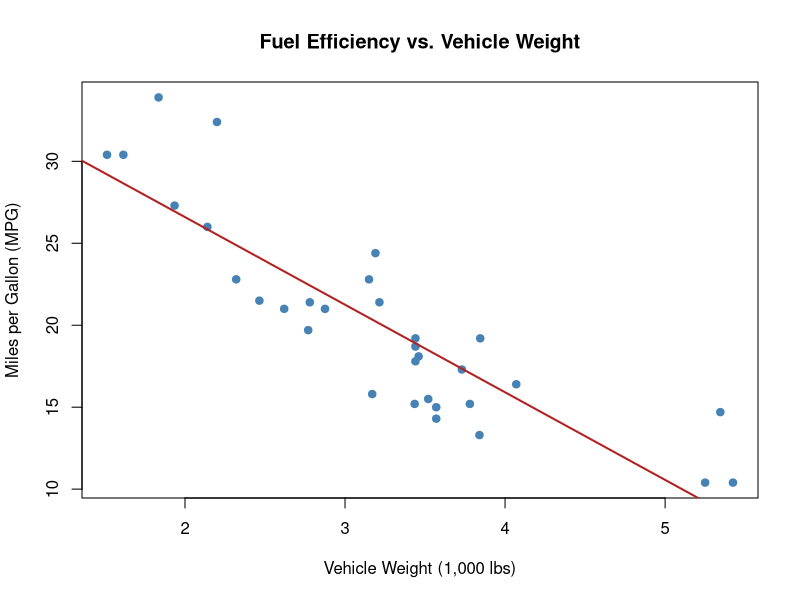

The R source for this figure:
# MPG Model
# Nicholas Vollmer
# 11/8/26
# Linear regression of mtcars fuel efficiency (MPG) on vehicle weight


# Load the built-in mtcars dataset
data(mtcars)


# Scatter plot of MPG (y-axis) versus weight in 1,000 lbs (x-axis)
plot(mtcars$wt, mtcars$mpg,
     main = "Fuel Efficiency vs. Vehicle Weight",
     xlab = "Vehicle Weight (1,000 lbs)",
     ylab = "Miles per Gallon (MPG)",
     pch = 19, col = "steelblue")


# Linear regression using formula notation (response ~ predictor)
mpgModel <- lm(mpg ~ wt, data = mtcars)


# Add the fitted regression line to the scatter plot
abline(mpgModel, col = "firebrick", lwd = 2)


# Slope estimate, p-value, and 95% confidence interval
modelSummary <- summary(mpgModel)
slopeEstimate <- coef(modelSummary)["wt", "Estimate"]
slopePValue <- coef(modelSummary)["wt", "Pr(>|t|)"]
slopeConfInt <- confint(mpgModel, "wt", level = 0.95)

cat("Slope Estimate: ", slopeEstimate, "\n")
cat("p-value: ", slopePValue, "\n")
cat("95% Confidence Interval for Slope: ", slopeConfInt, "\n")


# Each additional 1,000 lbs is associated with about a 5.34 MPG decrease
# The slope is significant when the p-value is below the 0.05 threshold
if (slopePValue < 0.05) {
  cat("The slope is statistically significant at the 0.05 level,",
      "indicating\na significant relationship between weight and fuel",
      "efficiency.\n\n")
} else {
  cat("The slope is not statistically significant at the 0.05 level.\n\n")
}


# Predict MPG for a 6,000-pound vehicle (6 in thousands of lbs)
newCar <- data.frame(wt = 6000 / 1000)
mpgPrediction <- predict(mpgModel, newdata = newCar,
                         interval = "prediction", level = 0.95)


# Print the point estimate and 95% prediction interval
cat("Predicted MPG for a 6,000-pound vehicle:\n")
print(mpgPrediction)


# Check whether the new weight falls within the range of the dataset
weightRange <- range(mtcars$wt)
if (newCar$wt < weightRange[1] || newCar$wt > weightRange[2]) {
  cat("\nNote: The weight value is outside the range of the dataset,",
      "which\nlimits the accuracy of the prediction. Use caution when",
      "interpreting\nthis result.\n")
} else {
  cat("\nNote: The weight value is within the range of the dataset.\n")
}


# My concerns about the predictions are that the heaviest car in mtcars 
# is about 5,424 lbs, so 6,000 lbs is beyond the observed data. The lower
# prediction bound is negative, which feels like it is physically impossible,
# and the true relationship may not stay linear at more extreme weights. 
# So personally I don't think this prediction should be trusted.
